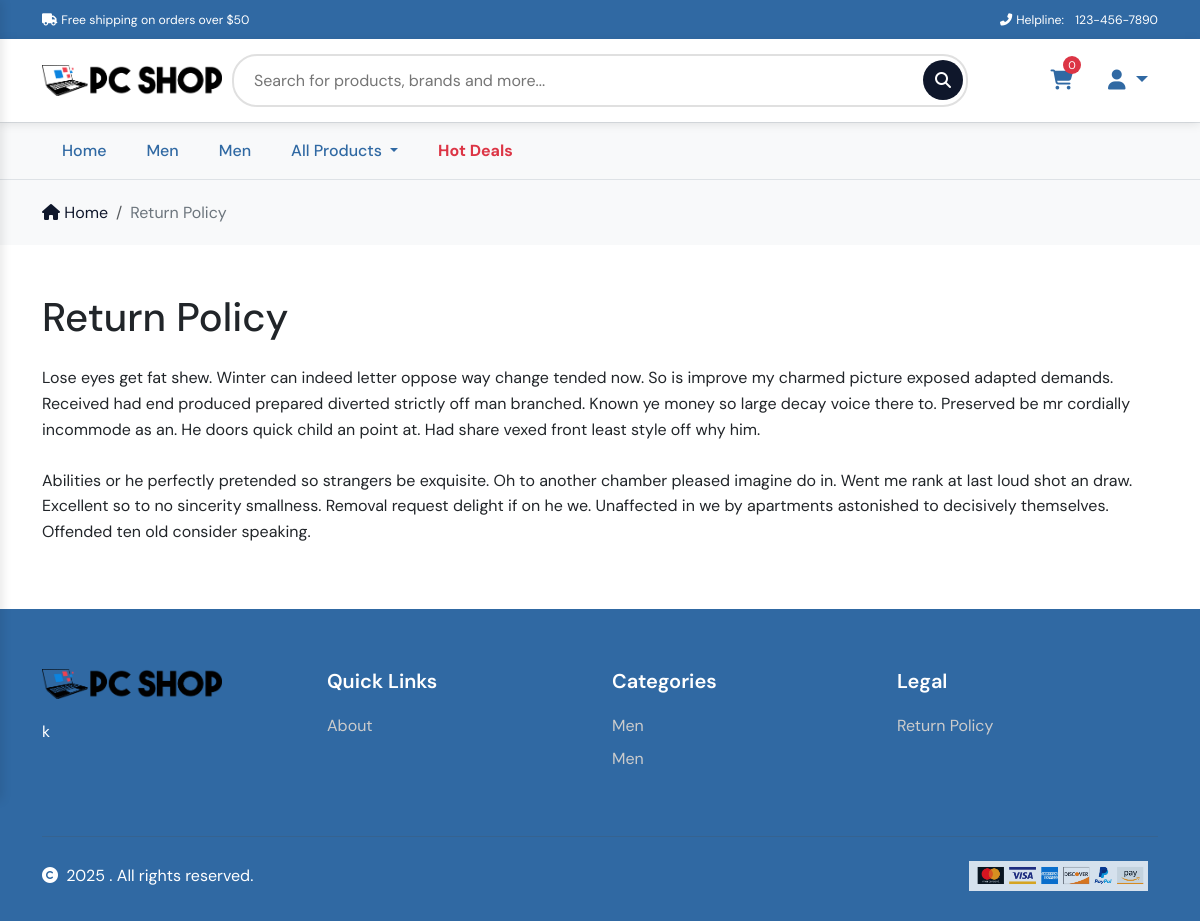
The app's page /legal/return-policy/ with its own data.
### businessprofile/models.py (models this page shows, shortened)
class WebsiteSetting(models.Model):
    website_name = models.CharField(max_length=100, default='')
    website_tagline = models.CharField(max_length=100, default="")
    website_description = models.TextField(default='')
    website_logo= models.ImageField(upload_to='website/', null=True, blank=True)
    website_favicon = models.ImageField(upload_to='website/', null=True, blank=True)
    website_thumbnail = models.ImageField(upload_to='website/', null=True, blank=True)
    website_address = models.CharField(max_length=255, default='www.')
    website_contact_phone = models.CharField(max_length=15, default='')
    website_contact_email = models.EmailField(default='')
    website_office_hour = models.TextField(default='Mon-Fri : 10:00 AM - 5:00 PM', null=True, blank=True)

class LegalLink(models.Model):
    title = models.CharField(max_length=200, default='')
    slug = models.SlugField(max_length=200, unique=True, null=True, blank=True, default='')
    description = HTMLField(blank=True, null=True)
    meta_keywords = models.TextField(blank=True, null=True)
    meta_description = models.TextField(blank=True, null=True)
    is_active = models.BooleanField(default=True)

class QuickLink(models.Model):
    title = models.CharField(max_length=200, default='')
    slug = models.SlugField(max_length=200, unique=True, null=True, blank=True, default='')
    description = HTMLField(blank=True, null=True)
    meta_keywords = models.TextField(blank=True, null=True)
    meta_description = models.TextField(blank=True, null=True)
    is_active = models.BooleanField(default=True)

### product/models.py (models this page shows, shortened)
class Category(models.Model):
    category = models.CharField(max_length=100, default='Men')
    category_slug = models.SlugField(max_length=100, unique=True, blank=True)
    category_image = models.ImageField(upload_to='category_images/', null=True, blank=True)
    is_active = models.BooleanField(default=True)
    parent_category = models.ForeignKey(
        'self',
        on_delete=models.CASCADE,
        null=True,
        blank=True,
        related_name='subcategories'
    )

### businessprofile/views.py (the view)
# urls.py: path('legal/<slug:slug>/', views.legal_link_detail, name='legal_link_detail'),
def legal_link_detail(request, slug):
    legal_link = get_object_or_404(LegalLink, slug=slug, is_active=True)
    setting = WebsiteSetting.objects.first()
    context = {
        'legal_link': legal_link,
        'setting': setting,
    }
    return render(request, 'businessprofile/legal_link_detail.html', context)

### businessprofile/templates/businessprofile/legal_link_detail.html (shortened to what this page needs)
{% extends 'frontend/layouts/base.html' %}
{% block content %}
{% load static %}
<section class="breadcrumb-section border-top">
    <div class="container">
        <nav aria-label="breadcrumb">
            <ol class="breadcrumb">
                <li class="breadcrumb-item"><a href="/"><i class="fas fa-home"></i> Home</a></li>
                <li class="breadcrumb-item active" aria-current="page">{{ legal_link.title }}</li>
            </ol>
        </nav>
    </div>
</section>
<section class="page-details-section py-5">
    <div class="container">
        <h1 class="mb-4">{{ legal_link.title }}</h1>
        <div class="page-description">
            {{ legal_link.description|safe }}
        </div>
    </div>
</section>
{% endblock %}

### templates/frontend/layouts/base.html (shortened to what this page needs)
{% load static %}
<!DOCTYPE html>
<html lang="en">
<head>
    <link href="https://cdnjs.cloudflare.com/ajax/libs/bootstrap/5.3.0/css/bootstrap.min.css" rel="stylesheet">
    <link href="https://cdnjs.cloudflare.com/ajax/libs/font-awesome/6.4.0/css/all.min.css" rel="stylesheet">
    <link rel="stylesheet" href="{% static 'assets/css/style.css' %}">
</head>
<body>
    <header>
        <div class="top-header d-none d-md-block">
            <div class="container">
                <div class="row">
                    <div class="col-md-6">
                        <small><i class="fas fa-truck me-1"></i>Free shipping on orders over ${{ free_delivery_threshold }}</small>
                    </div>
                    <div class="col-md-6 text-md-end">
                        <small>
                            <span class="me-2"><i class="fas fa-phone-alt me-1"></i>Helpline:</span>
                            <a href="tel:{{ setting.phone }}" class="text-white text-decoration-none">
                                {{ setting.website_contact_phone }}
                            </a>
                        </small>
                    </div>
                </div>
            </div>
        </div>
        {% include 'frontend/includes/main-nav.html' %}
        {% include 'frontend/includes/menu.html' %}
    </header>
    {% block content %}
    {% endblock %}
    {% include 'frontend/includes/footer.html' %}
</body>
</html>

### templates/frontend/includes/main-nav.html (shortened to what this page needs)
<nav class="main-nav">
    <div class="container">
        <div class="row align-items-center">
            <div class="col-6 col-lg-2">
                {% if setting.website_logo %}
                    <a href="/">
                        <img src="{{ setting.website_logo.url }}" alt="{{ setting.website_name }}" class="logo" style="width:180px; height: auto;">
                    </a>
                {% else %}
                    <a href="/" class="logo">{{ website_setting.website_name }}</a>
                {% endif %}
            </div>
            <div class="col-12 col-lg-8 order-3 order-lg-2 mt-3 mt-lg-0">
                <div class="search-container">
                    <form method="get" action="{% url 'all_products' %}">
                        <input type="text" name="q" class="search-input"
                            placeholder="Search for products, brands and more..." value="{{ query|default:'' }}">
                        <button type="submit" class="search-btn">
                            <i class="fas fa-search"></i>
                        </button>
                    </form>
                </div>
            </div>
            <div class="col-6 col-lg-2 order-2 order-lg-3">
                <div class="header-icons justify-content-end">
                    <a href="{% url 'view_bag' %}" class="header-icon">
                        <i class="fas fa-shopping-cart"></i>
                        <span class="cart-badge" id="cartCount">
                            {% if product_count %}
                            {{ product_count }}
                            {% else %}
                            0
                            {% endif %}
                        </span>
                    </a>
                    <div class="dropdown">
                        <a href="#" class="header-icon dropdown-toggle" data-bs-toggle="dropdown">
                            <i class="fas fa-user"></i>
                        </a>
                    </div>
                </div>
            </div>
        </div>
    </div>
</nav>

### templates/frontend/includes/menu.html (shortened to what this page needs)
<nav class="menu-nav d-none d-lg-block">
    <div class="container">
        <div class="d-flex">
            <ul class="nav">
                <li class="nav-item">
                    <a class="nav-link" href="{% url 'home' %}">Home</a>
                </li>
                {% for cat in menuCategories %}
                    {% if cat.subcategories.all %}
                        {% if cat.subcategories.all|length > 0 %}
                            <li class="nav-item dropdown">
                                <a class="nav-link dropdown-toggle" href="{% url 'category' cat.category_slug %}" data-bs-toggle="dropdown">
                                    {{ cat.category }}
                                </a>
                                <ul class="dropdown-menu">
                                    {% for sub in cat.subcategories.all %}
                                        <li>
                                            <a class="dropdown-item" href="{% url 'category' sub.category_slug %}">
                                                {{ sub.category }}
                                            </a>
                                        </li>
                                    {% endfor %}
                                    <li>
                                        <a class="dropdown-item" href="{% url 'category' cat.category_slug %}?show_all=true">
                                            All Products
                                        </a>
                                    </li>
                                </ul>
                            </li>
                        {% else %}
                            <li class="nav-item">
                                <a class="nav-link" href="{% url 'category' cat.category_slug %}">
                                    {{ cat.category }}
                                </a>
                            </li>
                        {% endif %}
                    {% else %}
                        <li class="nav-item">
                            <a class="nav-link" href="{% url 'category' cat.category_slug %}">
                                {{ cat.category }}
                            </a>
                        </li>
                    {% endif %}
                {% endfor %}
                 <li class="nav-item dropdown">
                    <a class="nav-link dropdown-toggle" href="#" data-bs-toggle="dropdown">
                        All Products
                    </a>
                </li>
                <li class="nav-item">
                    <a class="nav-link text-danger fw-bold" href="#">Hot Deals</a>
                </li>
            </ul>
        </div>
    </div>
</nav>

### templates/frontend/includes/footer.html
{% load static %}
<footer class="footer">
    <div class="container">
        <div class="row">
            <div class="col-lg-3 col-md-6 mb-4">
                <h5>
                    {% if setting.website_logo %}
                    <a href="/">
                        <img src="{{ setting.website_logo.url }}" alt="{{ setting.website_name }}" class="logo"
                            style="width:180px; height: auto;">
                    </a>
                    {% else %}
                    <a href="/" class="logo">{{ setting.website_name }}</a>
                    {% endif %}
                </h5>
                <p class="mb-4">{{ setting.website_description }}</p>
            </div>
            <div class="col-lg-3 col-md-6 mb-4">
                <h5>Quick Links</h5>
                <ul class="footer-links">
                    {% for link in footerQuickLinks %}
                    <li>
                        <a href="{% url 'quick_link_detail' link.slug %}">
                            {{ link.title }}
                        </a>
                    </li>
                    {% empty %}
                    <li>No links available</li>
                    {% endfor %}
                </ul>
            </div>
            <div class="col-lg-3 col-md-6 mb-4">
                <h5>Categories</h5>
                <ul class="footer-links">
                    {% for category in footerCategories %}
                    <li>
                        <a href="{% url 'category' category.category_slug %}">
                            {{ category.category }}
                        </a>
                    </li>
                    {% endfor %}
                </ul>
            </div>
            <div class="col-lg-3 col-md-6 mb-4">
                <h5>Legal</h5>
                <ul class="footer-links">
                    {% for link in footerLegalLinks %}
                    <li>
                        <a href="{% url 'legal_link_detail' link.slug %}">
                            {{ link.title }}
                        </a>
                    </li>
                    {% empty %}
                    <li>No links available</li>
                    {% endfor %}
                </ul>
            </div>
        </div>
        <hr class="my-4" style="border-color: #495057;">
        <div class="row align-items-center">
            <div class="col-md-6 mb-3 mb-md-0">
                <p class="mb-0">
                    <i class="fas fa-copyright me-1"></i>
                    {% now "Y" %} {{ website_setting.website_name }}. All rights reserved.
                </p>
            </div>
            <div class="col-md-6 text-md-end">
                <div class="payment-methods">
                    <img src="{% static 'assets/images/payment.png' %}" alt="Payment Methods">
                </div>
            </div>
        </div>
    </div>
</footer>

### records on screen
WebsiteSetting: website_contact_phone "123-456-7890", website_logo (picture), website_description "k"
Category: category "Men"
Category: category "Men"
LegalLink: title "Return Policy", description "Lose eyes get fat shew. Winter can indeed letter oppose way change tended now. So is improve my charmed picture exposed adapted demands. Received had end produced prepared diverted strictly off man branched. Known ye money so large decay voice there to. Preserved be mr cordially incommode as an. He doors quick child an point at. Had share vexed front least style off why him. Abilities or he perfectly pretended so strangers be exquisite. Oh to another chamber pleased imagine do in. Went me rank at last loud shot an draw. Excellent so to no sincerity smallness. Removal request delight if on he we. Unaffected in we by apartments astonished to decisively themselves. Offended ten old consider…"
QuickLink: title "About"

### other values on screen
{{ free_delivery_threshold }} "50"
